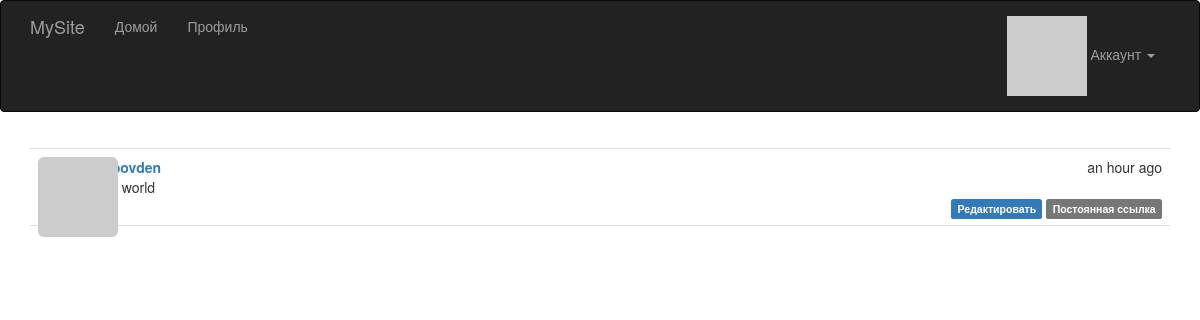
Page /post/1 (signed in) on the earlier database version.
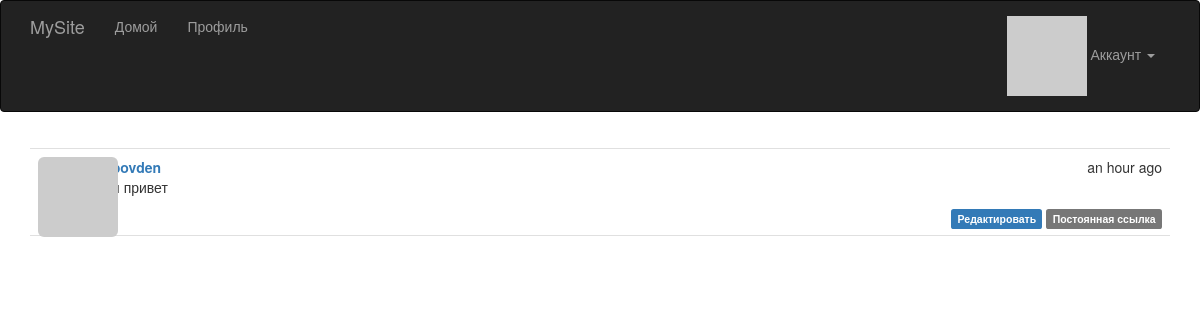
Same page on the later database version.
### app/models.py (models this page shows, shortened)
class Post(db.Model):
    __tablename__ = 'posts'
    id = db.Column(db.Integer, primary_key=True)
    body = db.Column(db.Text)
    body_html = db.Column(db.Text)
    timestamp = db.Column(db.DateTime, index=True, default=datetime.utcnow)
    author_id = db.Column(db.Integer, db.ForeignKey('users.id'))

class User(UserMixin, db.Model):
    __tablename__ = 'users'
    id = db.Column(db.Integer, primary_key=True)
    email = db.Column(db.String(64), unique=True, index=True)
    username = db.Column(db.String(64), unique=True, index=True)
    role_id = db.Column(db.Integer, db.ForeignKey('roles.id'))
    password_hash = db.Column(db.String(128))
    confirmed = db.Column(db.Boolean, default=False)
    name = db.Column(db.String(64))
    location = db.Column(db.String(64))
    about_me = db.Column(db.Text())
    member_since = db.Column(db.DateTime(), default=datetime.utcnow)
    last_seen = db.Column(db.DateTime(), default=datetime.utcnow)
    avatar_hash = db.Column(db.String(32))
    posts = db.relationship('Post', backref='author', lazy='dynamic')
    @property
    def password(self):
        raise AttributeError('password is not a readable attribute')
    def ping(self):
        self.last_seen = datetime.utcnow()
        db.session.add(self)
    def gravatar(self, size=100, default='identicon', rating='g'):
        url = 'https://secure.gravatar.com/avatar'
        hash = self.avatar_hash or self.gravatar_hash()
        return '{url}/{hash}?s={size}&d={default}&r={rating}'.format(
            url=url, hash=hash, size=size, default=default, rating=rating)

### app/main/views.py (the view)
@main.route('/post/<int:id>')
def post(id):
    post = Post.query.get_or_404(id)
    return render_template('post.html', posts=[post])

### app/auth/views.py (called while the page is built)
@auth.before_app_request
def before_request():
    if current_user.is_authenticated:
        current_user.ping()
        if not current_user.confirmed \
                and request.endpoint \
                and request.blueprint != 'auth' \
                and request.endpoint != 'static':
            return redirect(url_for('auth.unconfirmed'))

### app/main/__init__.py (called while the page is built)
@main.app_context_processor
def inject_permissions():
    return dict(Permission=Permission)

### app/models.py (called while the page is built)
@login_manager.user_loader
def load_user(user_id):
    return User.query.get(int(user_id))

### app/templates/post.html (shortened to what this page needs)
{% extends "base.html" %}
{% import "_macros.html" as macros %}
{% block page_content %}
{% include '_posts.html' %}
{% endblock %}

### app/templates/_posts.html
<ul class="posts">
    {% for post in posts %}
    <li class="post">
        <div class="post-thumbnail">
            <a href="{{ url_for('.user', username=post.author.username) }}">
                <img class="img-rounded profile-thumbnail" src="{{ post.author.gravatar(size=40) }}">
            </a>
        </div>
        <div class="post-content">
            <div class="post-date">{{ moment(post.timestamp).fromNow() }}</div>
            <div class="post-author"><a href="{{ url_for('.user', username=post.author.username) }}">{{ post.author.username }}</a></div>
            <div class="post-body">
                {% if post.body_html %}
                    {{ post.body_html | safe }}
                {% else %}
                    {{ post.body }}
                {% endif %}
            </div>
            <div class="post-footer">
                {% if current_user == post.author %}
                <a href="{{ url_for('.edit', id=post.id) }}">
                    <span class="label label-primary">Редактировать</span>
                </a>
                {% elif current_user.is_administrator() %}
                <a href="{{ url_for('.edit', id=post.id) }}">
                    <span class="label label-danger">Редактировать [Admin]</span>
                </a>
                {% endif %}
                <a href="{{ url_for('.post', id=post.id) }}">
                    <span class="label label-default">Постоянная ссылка</span>
                </a>
            </div>
        </div>
    </li>
    {% endfor %}
</ul>

Differences in the rows shown:
changed Post "an hour ago": body_html (not shown) → "Всем привет"; body "Hello world" → (not shown)
